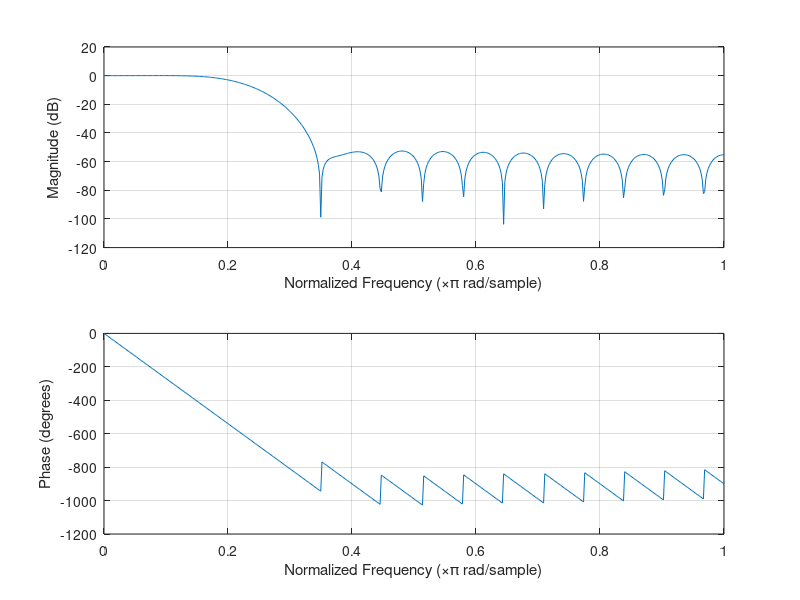
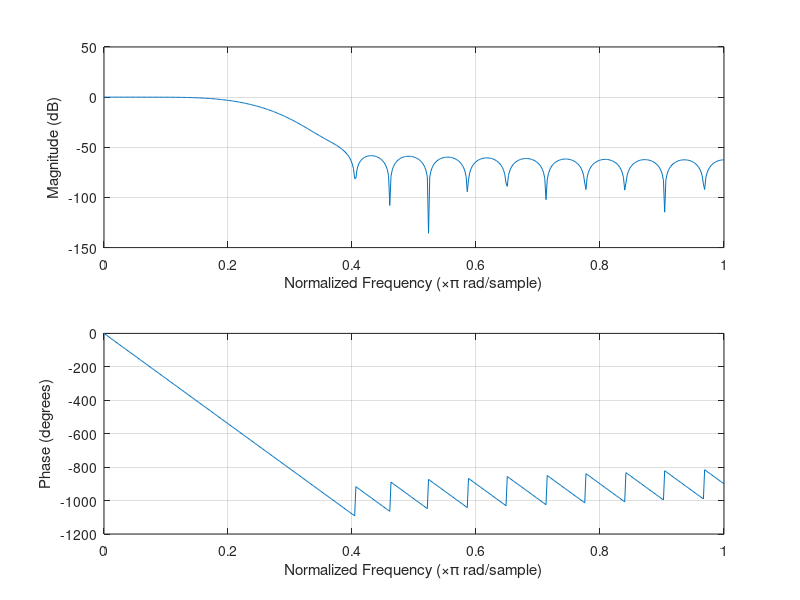
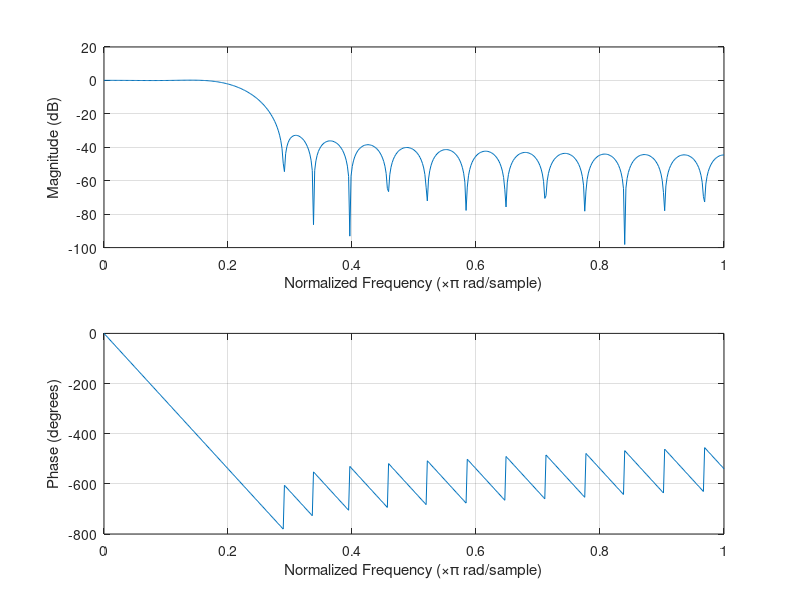
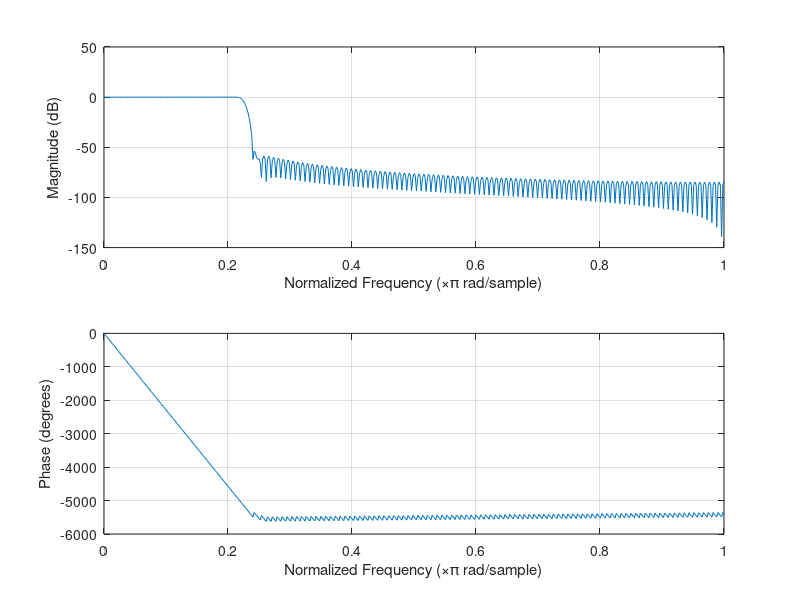

Recreate these plots in MATLAB, in order.
% Assignment 2 - Exercise 1 : 
%   Windowing method for FIR filter design
%
%   h - sinc function
%   wh - hamming window
%   wg - gaussian window
%   wk - kaiser window
%   fs - sampling frequency
%   fN - Nyquist frequency
%
%   freqz.m - used to plot the frequency response of the filter
%

fs= 44100;
fN=fs/2; 

%plot the three kinds of windows for n=15 and n=127
for n=15:112:127

    %sinc function with length 2n+1
    h =(sinc((-n:n)/4.41)/4.41)';
    %compute 3 different windows: hamming, gaussian, kaiser
    wh = hamming(2*n+1); 
    wg = gausswin(2*n+1,2.5);
    wk = kaiser(2*n+1,2.5);

    % f = wn*fs/2pi
    % frequency responses and phases
    figure
    freqz(h.*wh)    % plot hamming
    figure
    freqz(h.*wg)    % plot gaussian
    figure
    freqz(h.*wk)    % plot kaiser
end

%__________________OBSERVATIONS_______________________
% 
%   - At -3dB, the 'cutting-off frequency' for all windows is a little 
%   below the 5KHz defined frequency, being more aproximate for the kaiser
%   window;
%
%   - The hamming and gaussian windows does not present any ripple, while the
%   kaiser window present a 0.15 minimal 'passband-ripple';
%
%   - The 'stopband-ripple' for the kaiser window is significantly higher
%   than the other two windows (difference > 20dB), indicating that its first 
%   lobe has higher energy for stopband frequencies, while the the gaussian 
%   has the lowest stopband-ripple; 
%
%   - The 'transition bandwith' has the stiffest slope for the kaiser
%   window, which indicates that it has the fastest transition. The slowest
%   transition (gentlest slope) is verified in the gaussian window.
%   
%   - All graphs present linear 'phase' in the passband and transition areas,
%   hamming phase presents the less variation torwards higher frequencies
%   and kaiser has the most variable phase.
%
%   - If the window length is increased, the system gets less stable as the 
%   number of ripples in the stopband area increases as well.
%
%   .: Overall, the Hamming window presents the less energetic ripples for
%   the stopband; the Kaiser window presents the fastest transition